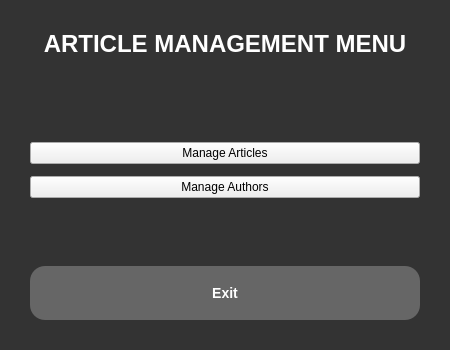
<?xml version="1.0" encoding="UTF-8"?>
<ui version="4.0">
 <class>MainMenuWidget</class>
 <widget class="QWidget" name="MainMenuWidget">
  <property name="geometry">
   <rect>
    <x>0</x>
    <y>0</y>
    <width>450</width>
    <height>350</height>
   </rect>
  </property>
  <property name="windowTitle">
   <string>Main Menu</string>
  </property>
  <property name="styleSheet">
   <string notr="true">/* --- Tổng thể Widget --- */
QWidget#MainMenuWidget {
    background-color: #333333; /* Nền tối như hình mẫu */
}

/* --- Tiêu đề --- */
QLabel#titleLabel {
    color: #FFFFFF;
    font-size: 24px;
    font-weight: bold;
    padding-bottom: 15px;
}

/* --- Nút bấm chính (Màu xanh) --- */
QPushButton[objectName^=&quot;manage&quot;] {
    background-color: #0055ff; /* Màu xanh dương từ tiến trình (1) */
    color: white;
    border: none;
    border-radius: 15px; /* Bo tròn nhiều hơn cho giống hình mẫu */
    padding: 12px;
    font-size: 14px;
    font-weight: bold;
    min-height: 30px;
}
QPushButton[objectName^=&quot;manage&quot;]:hover {
    background-color: #0044cc;
}

/* --- Nút Thoát (Màu xám) --- */
QPushButton#exitButton {
    background-color: #666666;
    color: #FFFFFF;
    border: none;
    border-radius: 15px;
    padding: 12px;
    font-size: 14px;
    font-weight: bold;
    min-height: 30px;
}
QPushButton#exitButton:hover {
    background-color: #555555;
}</string>
  </property>
  <layout class="QVBoxLayout" name="verticalLayout">
   <property name="spacing">
    <number>12</number>
   </property>
   <property name="leftMargin">
    <number>30</number>
   </property>
   <property name="topMargin">
    <number>30</number>
   </property>
   <property name="rightMargin">
    <number>30</number>
   </property>
   <property name="bottomMargin">
    <number>30</number>
   </property>
   <item>
    <widget class="QLabel" name="titleLabel">
     <property name="text">
      <string>ARTICLE MANAGEMENT MENU</string> </property>
     <property name="alignment">
      <set>Qt::AlignCenter</set>
     </property>
    </widget>
   </item>
   <item>
    <spacer name="verticalSpacer_Top">
     <property name="orientation">
      <enum>Qt::Vertical</enum>
     </property>
     <property name="sizeType">
      <enum>QSizePolicy::Expanding</enum>
     </property>
     <property name="sizeHint" stdset="0">
      <size>
       <width>20</width>
       <height>10</height>
      </size>
     </property>
    </spacer>
   </item>
   <item>
    <widget class="QPushButton" name="manageArticlesButton">
     <property name="text">
      <string>Manage Articles</string>
     </property>
    </widget>
   </item>
   <item>
    <widget class="QPushButton" name="manageAuthorsButton">
     <property name="text">
      <string>Manage Authors</string>
     </property>
    </widget>
   </item>
   <item>
    <spacer name="verticalSpacer_Bottom">
     <property name="orientation">
      <enum>Qt::Vertical</enum>
     </property>
     <property name="sizeType">
      <enum>QSizePolicy::Expanding</enum>
     </property>
     <property name="sizeHint" stdset="0">
      <size>
       <width>20</width>
       <height>20</height>
      </size>
     </property>
    </spacer>
   </item>
   <item>
    <widget class="QPushButton" name="exitButton">
     <property name="text">
      <string>Exit</string>
     </property>
    </widget>
   </item>
  </layout>
 </widget>
 <resources/>
 <connections/>
</ui>
